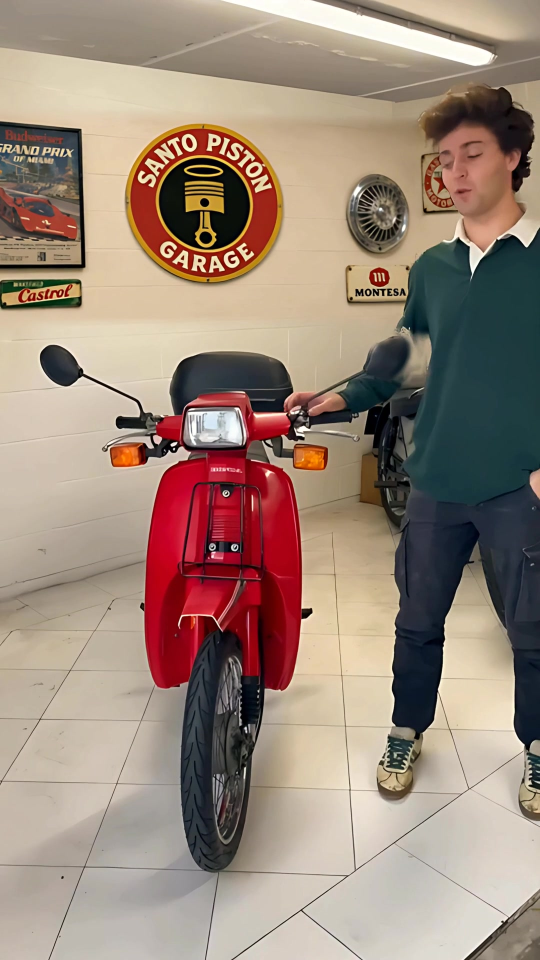
#> input picture reel-promo/portada_scoopy_iphone.jpg, 1080 x 1920 px (shown at 1/2 size)
$ python compose_stock.py ../portada_scoopy_iphone.jpg ../portada_scoopy_iphone.jpg ../portada_scoopy_iphone.jpg ../portada_scoopy_iphone.jpg
#> lines starting #> are read from the running program, lines starting #| are printed output that depends on the picture; after the words box and inside, x2 and y2 are one past the last pixel; in counts of white or black regions, pixels touching at a corner belong together
"""Reel con vídeo real de stock (Mixkit, licencia libre) · 1080x1920 · 23,976 fps.
Uso: python3 compose_stock.py <scratchpad> <carpeta_salida> <logo> [check]"""
import sys, subprocess, math, wave, os
import numpy as np
from PIL import Image, ImageDraw, ImageFont, ImageFilter

S, OUT, LOGO = sys.argv[1], sys.argv[2], sys.argv[3]
CHECK = len(sys.argv) > 4 and sys.argv[4] == 'check'
C = S + '/stock/clips/'
W, H = 1080, 1920; FPS = 24000 / 1001
BEAT = 60 / 105
CREAM = (246, 241, 230); GOLD = (226, 179, 60)
INTER = S + '/fonts/Inter.ttf'; ANTON = S + '/fonts/Anton.ttf'
def font(path, size, wght=None):
    f = ImageFont.truetype(path, size)
    if wght:
        try: f.set_variation_by_axes([wght])
        except Exception: pass
    return f

# (clip, inicio en el clip (s), centro horizontal del recorte (0-1), pulsos, texto)
PLAN = [
    (41927, 1.2, 0.56, 5, 'Motos clásicas'),
    (41926, 4.4, 0.50, 4, None),
    (41928, 1.0, 0.55, 4, 'Mecánica de verdad'),
    (41933, 11.0, 0.45, 5, None),
    (41929, 5.6, 0.50, 4, None),
    (41934, 3.0, 0.42, 3, None),
    (41935, 2.0, 0.45, 3, None),
    (41937, 1.6, 0.50, 4, None),
    (41943, 2.2, 0.55, 5, 'Puesta a punto'),
    (41944, 2.6, 0.40, 6, 'Cada detalle cuenta'),
    (41939, 6.0, 0.55, 4, None),
]
END_BEATS = 5
starts = np.cumsum([0] + [p[3] for p in PLAN]) * BEAT
DUR = starts[-1] + END_BEATS * BEAT
fi = lambda t: int(round(t * FPS))

def clip_frames(cid, t_in, cx, n):
    """Recorte vertical 9:16 del 4K, escalado a 1080x1920 con un empuje de cámara muy leve."""
    src = C + f'{cid}.mp4'
    cw = 1215; x0 = int(min(max(cx * 3840 - cw / 2, 0), 3840 - cw))
    vf = f'crop={cw}:2160:{x0}:0,scale={W}:{H}:flags=lanczos,eq=contrast=1.04:saturation=0.95'
    p = subprocess.run(['ffmpeg', '-v', 'error', '-ss', f'{t_in:.3f}', '-i', src, '-frames:v', str(n), '-vf', vf,
                        '-f', 'rawvideo', '-pix_fmt', 'rgb24', '-'], capture_output=True, check=True).stdout
    fr = np.frombuffer(p, np.uint8).reshape(-1, H, W, 3)
    if len(fr) < n: fr = np.concatenate([fr, np.repeat(fr[-1:], n - len(fr), 0)])
    return fr

F_TXT = font(INTER, 64, 700)
def fade(t, t0, d=0.3): return min(max((t - t0) / d, 0), 1)
def caption(img, text, t, t0, t1):
    if not text: return img
    a = fade(t, t0 + 0.15) * (1 - fade(t, t1 - 0.25, 0.25))
    layer = Image.new('RGBA', img.size, (0, 0, 0, 0)); d = ImageDraw.Draw(layer)
    tw = d.textlength(text, font=F_TXT); y = 1180
    d.text(((W - tw) / 2, y), text, font=F_TXT, fill=(255, 255, 255, int(255 * a)))
    sh = layer.split()[3].filter(ImageFilter.MaxFilter(9)).filter(ImageFilter.GaussianBlur(14)).point(lambda p: min(255, int(p * 1.1)))
    img.paste((0, 0, 0), (0, 3), sh); img.paste(layer, (0, 0), layer); return img

logo = Image.open(LOGO).convert('RGB'); la = np.asarray(logo).astype(int); ys, xs = np.nonzero(la.min(axis=2) < 225)
#> further down, logo is the input picture: PIL image 1080x1920 RGB; mean R, G, B 156, 136.1, 122.5
cx0, cy0 = (xs.min() + xs.max()) / 2, (ys.min() + ys.max()) / 2; rr = min(xs.max() - xs.min(), ys.max() - ys.min()) / 2 - 3
#> after `cx0, cy0 = ((xs.min() + xs.max()) / 2, (ys.min() + ys.max()) / 2)`: cx0 = 539.5; cy0 = 959.5
#> after `rr = min(xs.max() - xs.min(), ys.max() - ys.min()) / 2 - 3`: rr = 536.5
bx = (int(cx0 - rr), int(cy0 - rr), int(cx0 + rr), int(cy0 + rr)); logo_c = logo.crop(bx)
#> after `bx = (int(cx0 - rr), int(cy0 - rr), int(cx0 + rr), int(cy0 + rr))`: bx = (3, 423, 1076, 1496)
#> after `logo_c = logo.crop(bx)`:
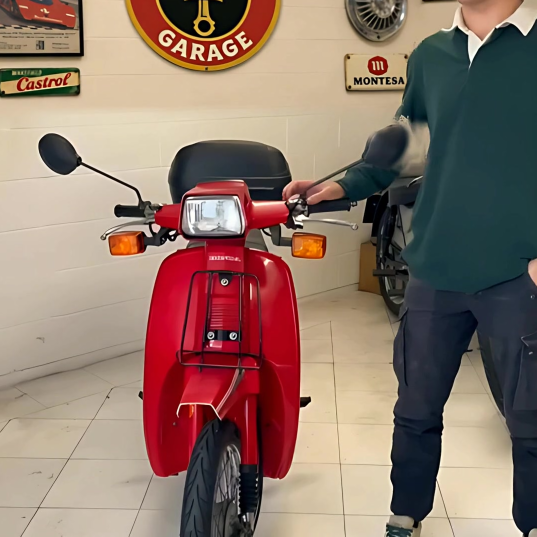
#> logo_c: PIL image 1073x1073 RGB (shown at 1/2 size); mean R, G, B 142, 117.8, 106.2
lm = Image.new('L', logo.size, 0); ImageDraw.Draw(lm).ellipse((cx0 - rr, cy0 - rr, cx0 + rr, cy0 + rr), fill=255); lm_c = lm.crop(bx).filter(ImageFilter.GaussianBlur(1))
#> after `lm = Image.new('L', logo.size, 0)`: lm: PIL image 1080x1920 L; every value is 0
#> after `ImageDraw.Draw(lm).ellipse((cx0 - rr, cy0 - rr, cx0 + rr, cy0 + rr), f`:
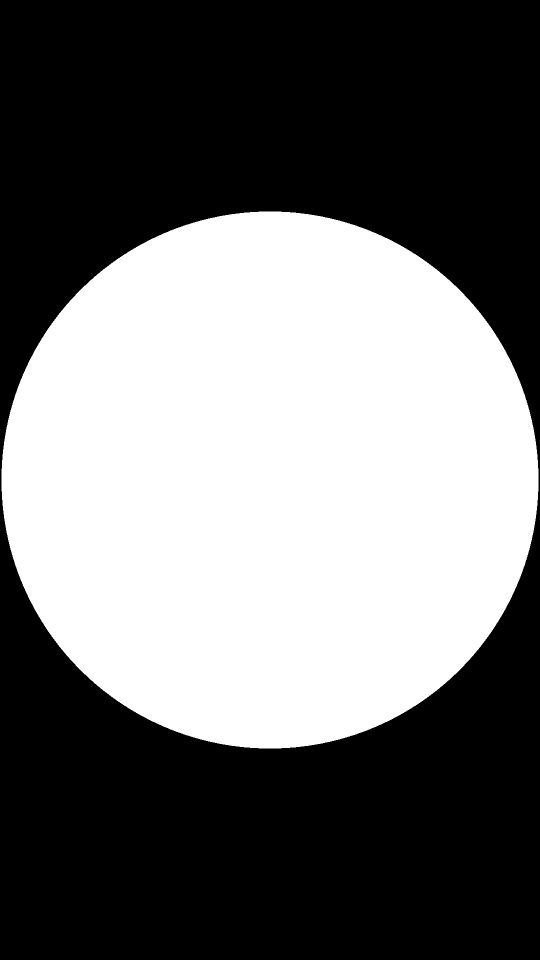
#> lm: PIL image 1080x1920 L (shown at 1/2 size); 43.7% white; 1 white region, box (x1, y1, x2, y2) and area: (3, 423, 1077, 1497) 905808
#> after `lm_c = lm.crop(bx).filter(ImageFilter.GaussianBlur(1))`:
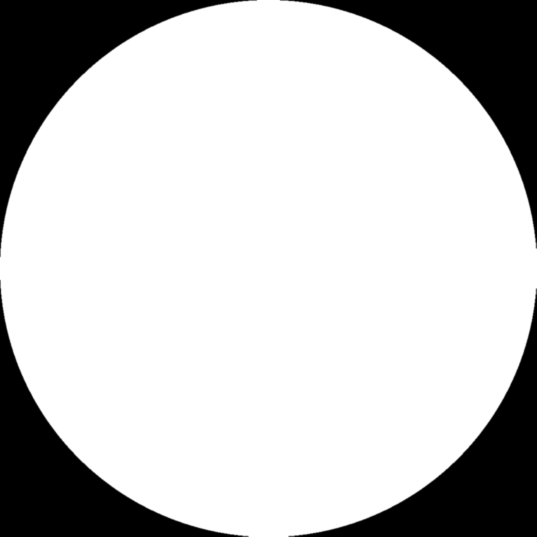
#> lm_c: PIL image 1073x1073 L (shown at 1/2 size); min 0, max 255, mean 200.6

def end_card(bg, u):
    a0 = fade(u, 0, 0.35)
    im = Image.blend(bg, Image.new('RGB', (W, H), (14, 11, 9)), 0.9 * a0)
    s = 1.0 if u > 0.4 else 0.9 + 0.1 * (1 - math.exp(-u / 0.07))
    size = int(480 * s); L = logo_c.resize((size, size), Image.LANCZOS); M = lm_c.resize((size, size), Image.LANCZOS).point(lambda p: int(p * a0))
    im.paste(L, ((W - size) // 2, 580 - (size - 480) // 2), M)
    d = ImageDraw.Draw(im, 'RGBA'); f = font(ANTON, 92); tx = 'SANTO PISTÓN GARAGE'; a = fade(u, BEAT * 0.5, 0.2)
    d.text(((W - d.textlength(tx, font=f)) / 2, 1110 + 18 * (1 - a)), tx, font=f, fill=(*CREAM, int(255 * a)))
    f = font(INTER, 46, 600)
    for k, tx in enumerate(['¿Tienes una clásica para restaurar?', 'Escríbenos.']):
        a = fade(u, BEAT * (1.2 + 0.8 * k), 0.2)
        d.text(((W - d.textlength(tx, font=f)) / 2, 1245 + k * 66 + 14 * (1 - a)), tx, font=f, fill=(*(GOLD if k else CREAM), int(255 * a)))
    return im

if CHECK:
    ims = []
    for k, (cid, t_in, cx, beats, text) in enumerate(PLAN):
        n = fi(starts[k + 1]) - fi(starts[k])
        fr = clip_frames(cid, t_in, cx, n)
        for j in (0, n // 2, n - 1):
            ims.append(Image.fromarray(fr[j]).resize((180, 320)))
    cols = 9; rows = math.ceil(len(ims) / cols); sheet = Image.new('RGB', (cols * 180, rows * 320))
    for i, im in enumerate(ims): sheet.paste(im, ((i % cols) * 180, (i // cols) * 320))
    sheet.save(S + '/stock/check.jpg', quality=85); print('check', len(PLAN)); sys.exit()

# ---- audio: música + ambiente de taller ----
SR_ = 48000; arng = np.random.default_rng(3)
fx = np.zeros(int(DUR * SR_) + SR_)
fx += np.convolve(arng.normal(0, 1, len(fx)), np.ones(400) / 400, 'same') * 0.04
with wave.open(S + '/stock/fx.wav', 'w') as w:
    w.setnchannels(1); w.setsampwidth(2); w.setframerate(SR_); w.writeframes((np.clip(fx, -1, 1) * 30000).astype('<i2').tobytes())
MUSIC = S + '/music/Funk_Game_Loop.mp3'
out = OUT + '/santo_piston_taller_video_real_1080x1920.mp4'
af = ('[1:a]atrim=0.22,asetpts=PTS-STARTPTS,volume=0.75,afade=t=in:st=0:d=0.05,afade=t=out:st=%.3f:d=1.6[m];'
      '[2:a]volume=1.0[f];[m][f]amix=inputs=2:normalize=0,alimiter=limit=0.95,loudnorm=I=-14:TP=-1.5:LRA=11[a]') % (DUR - 1.6)
#> (the run stopped early here; a loop or call above may not have finished)
